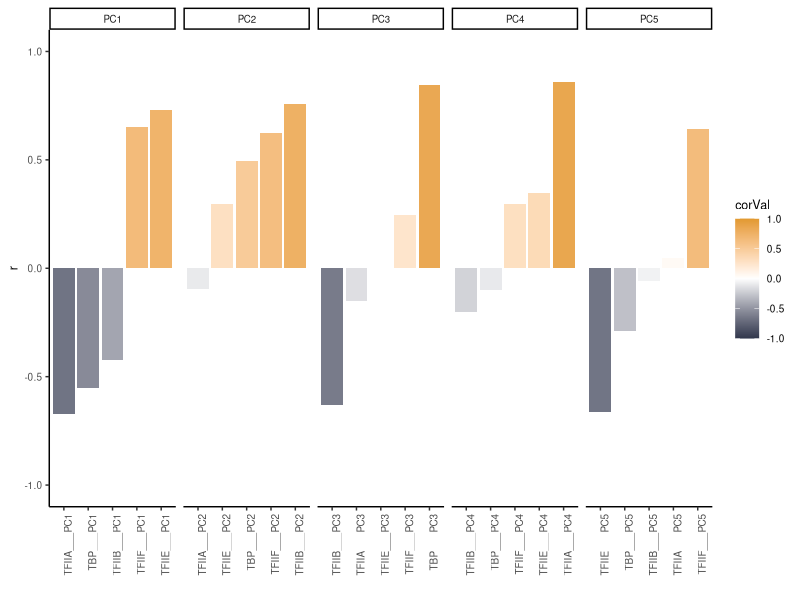

Generate this figure with R:
rm(list = ls())

library(tidyverse)
library(tidytext)
library(svglite)

set.seed(42)

# load imputed values (to create - use "impute_missing_values.R" script)
imp = as.matrix(read.csv("data/imputed_missing_values/imputed_residence_times.csv") %>% 
                  column_to_rownames(var = "X"))

# upload table replace <1 min with a random number between 0-1
resTimes = read.csv("data/residence_times_all.csv") %>% 
  pivot_longer(cols = TBP:TFIIF, names_to = "factorName", values_to = "resTime", values_drop_na = TRUE) %>% 
  distinct()

plotResTime = resTimes %>% 
  mutate(randNum = runif(nrow(resTimes), min=0, max=1)) %>% 
  mutate(resTimesNum = ifelse(resTime == "<1", randNum, as.numeric(resTime))) 

# PCA of genes
genePCA = function(inputData, scaled = TRUE){
  if (scaled == TRUE){
    pca = prcomp(inputData, scale. = TRUE)
  } else {
    pca = prcomp(inputData, scale. = FALSE)
  }
  
  variance = round((pca$sdev^2 / sum(pca$sdev^2))*100, digits = 2)
  PCA_out = as.data.frame(pca$x) %>% 
    rownames_to_column(var = "gene")
  
  output = list(PCA_out = PCA_out, variance = variance)
  
  return(output)
}

# a) PCA ofimputed observations
output = genePCA(inputData = imp, scaled = TRUE)
output$variance


corData = output$PCA_out %>% 
  left_join(plotResTime) %>% 
  dplyr::select(-c(peakName, resTime, randNum)) %>% 
  pivot_longer(cols = PC1:PC5, names_to = "PC", values_to = "PC_value") %>% 
  group_by(PC, factorName) %>% 
  summarise(corVal = cor(PC_value, resTimesNum)) %>% 
  drop_na()

p = ggplot(corData, aes(x = reorder_within(factorName, corVal, PC), y = corVal, fill = corVal))
p + geom_bar(stat = "identity") +
  facet_wrap(~PC, scales = "free_x", nrow = 1) +
  theme_classic() +
  theme(panel.background = element_rect(fill = "transparent"), # bg of the panel
        plot.background = element_rect(fill = "transparent", color = NA),
        text = element_text(size=9), 
        axis.text.x = element_text(angle = 90, hjust = 1),
        strip.text.x = element_text(size = 7)) + 
  #guides(fill="none", color = "none") +
  ylab("r") +
  xlab("")  +
  #scale_fill_gradient2(low = "#32384D", high = "#E29930", mid = "white", midpoint = 0) +
  scale_fill_gradientn(colors = c("#32384D", "white","#E29930"), 
                       limits= c(-1,1)) +
  ylim(-1, 1)
